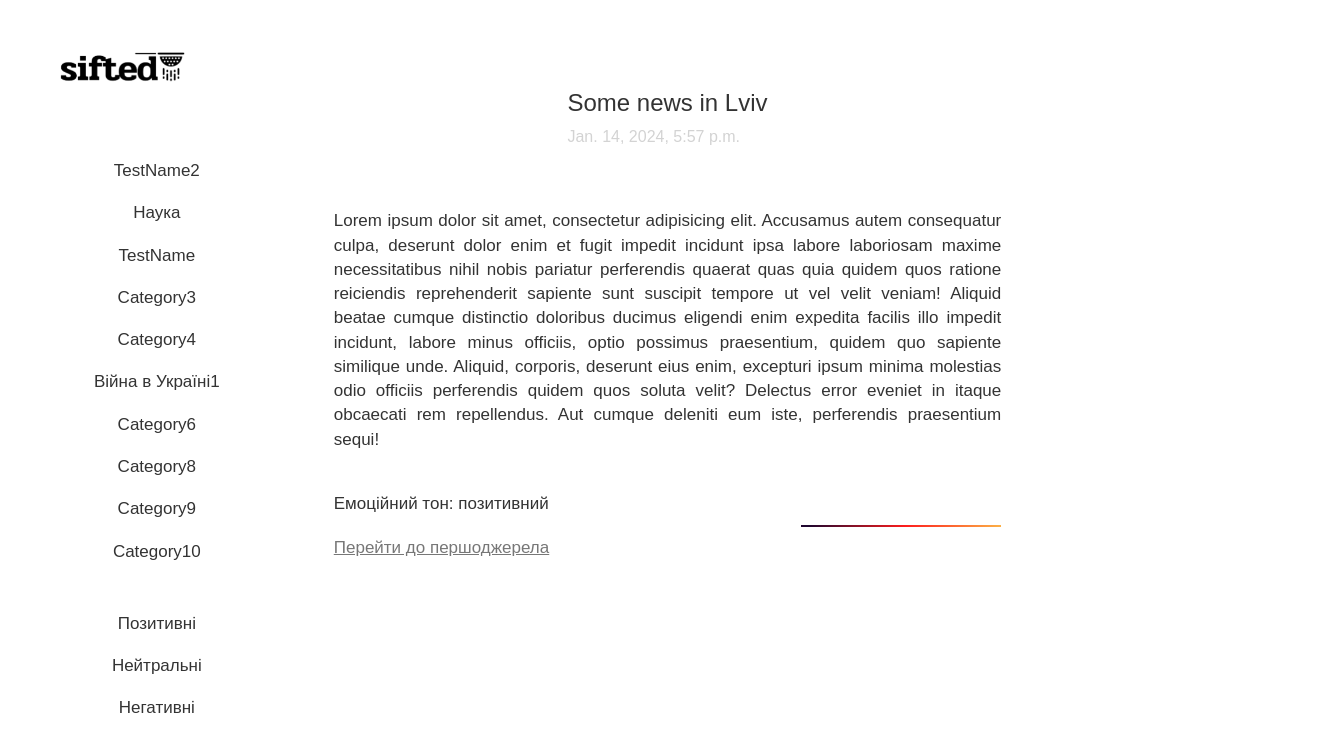
The page /newsId=1 on the database its author committed.
### news_catalog/models.py (models this page shows, shortened)
class NewsUkrainian(models.Model):
    id = models.AutoField(db_column='Id', primary_key=True)
    headline = models.CharField(db_column='Headline', max_length=300)
    content = models.TextField(db_column='Content')
    news_id = models.OneToOneField(News, models.DO_NOTHING, db_column='NewsId')
    class Meta:
        db_table = 'NewsUkrainian'

class Category(models.Model):
    id = models.AutoField(db_column='Id', primary_key=True)
    name = models.CharField(db_column='Name', unique=True, max_length=50)
    class Meta:
        db_table = 'Category'

### news_catalog/views.py (the view)
# urls.py: path('newsId=<int:news_id>', news_by_id, name='news_by_id'),
def news_by_id(request, news_id=None):
    if news_id is None:
        return render(request, 'news_catalog/news_by_id.html', {'error': 'News ID not provided'})
    try:
        categories = Category.objects.annotate(num_articles=Count('news')).order_by('-num_articles')[:10]
        news_item = NewsUkrainian.objects.select_related('news_id').values(
            'id', 'headline', 'content', 'news_id__id', 'news_id__publication_date',
            'news_id__sentiment_score', 'news_id__sentiment_label',
            'news_id__news_source', 'news_id__image_url', 'news_id__category_id_id',
            'news_id__category_id__name'
        ).get(news_id__id=news_id)
        print(news_item)
        news_item['content'] = news_item['content'].replace('\\n', '\n')
        return render(request, 'news_catalog/news_by_id.html', {'news_item': news_item, 'categories': categories})
    except NewsUkrainian.DoesNotExist:
        return render(request, 'news_catalog/page_not_found.html', {'error': 'News not found'})
    except Exception as e:
        return render(request, 'news_catalog/news_by_id.html', {'error': str(e)})

### news_catalog/templates/news_catalog/news_by_id.html (shortened to what this page needs)
{% load static %}
<!DOCTYPE html>
<html lang="en">
<head>
    <link rel="stylesheet" href="//maxcdn.bootstrapcdn.com/bootstrap/3.2.0/css/bootstrap.min.css">
    <link rel="stylesheet" href="//maxcdn.bootstrapcdn.com/bootstrap/3.2.0/css/bootstrap-theme.min.css">
    <link rel="stylesheet" href="https://cdn.jsdelivr.net/npm/flatpickr/dist/flatpickr.min.css">
    <link rel="stylesheet" type="text/css" href="{% static 'css/news_by_id.css' %}">
</head>
<body style="display: flex;flex-direction: column">
    <header class="header">
        <div class="logo_search_wrapper">
             <div class="image_logo_container">
                 <img class="image_logo" src="../../static/images/logo.png" alt="Logo" onclick="navigateToMainPage()">
             </div>
        </div>
        <div class="filters_container">
            <div class="headline_date_wrapper">
                <h3 class="headline">{{ news_item.headline }}</h3>
                <p class="publication_date">{{ news_item.news_id__publication_date }}</p>
            </div>
        </div>
    </header>
    <div class="aside_main_wrapper">
        <aside class="aside">
            <div class="sidebar">
                <ul id="categories-list">
                    {% for category in categories %}
                        <li data-category="{{ category.name }}">{{ category.name }}</li>
                    {% endfor %}
                </ul>
                <ul id="tones-list">
                    <li data-tone="POSITIVE">Позитивні</li>
                    <li data-tone="NEUTRAL">Нейтральні</li>
                    <li data-tone="NEGATIVE">Негативні</li>
                </ul>
            </div>
        </aside>
    <main class="main">
        <article>
           <div>
                <p class="content_text">{{ news_item.content }}</p>
           </div>
            <div class="ton_score_new_source_wrapper">
                <div>
                    {% if news_item.news_id__sentiment_label == "POSITIVE" %}
                        <p class="sentiment_label">Емоційний тон: позитивний</p>
                    {% elif news_item.news_id__sentiment_label == "NEGATIVE" %}
                        <p class="sentiment_label">Емоційний тон: негативний</p>
                    {% elif news_item.news_id__sentiment_label == "NEUTRAL" %}
                        <p class="sentiment_label">Емоційний тон: нейтральний</p>
                    {% endif %}
                    <a class="news_source" target="_blank" href="{{ news_item.news_id__news_source }}">Перейти до першоджерела</a>
                </div>
                <div class="slider-container">
                    <div class="slider-line"></div>
                </div>
            </div>
        </article>
    </main>
    </div>
</body>
</html>

### news_catalog/static/css/news_by_id.css (style rules this page uses)
html,body { height: 100%; }
body { font-family: Arial, sans-serif; }
ul { list-style: none; padding: 0; }
.headline_date_wrapper { display: flex; flex-direction: column; align-items: start; max-width: 50%; }
.aside_main_wrapper { position: relative; display: flex; }
.ton_score_new_source_wrapper { display: flex; justify-content: space-between; margin-top: 30px; }
.publication_date { font-size: 16px; color: lightgrey; }
.sentiment_label { margin-bottom: 20px; font-size: 17px; }
.news_source { text-decoration: underline; color: #777777; font-size: 17px; }
.content_text { text-align: justify; font-size: 17px; white-space: pre-wrap; }
.header { display: flex; flex-direction: column; gap: 20px; padding: 40px; }
.logo_search_wrapper { position: relative; display: flex; }
.image_logo_container { position: fixed; z-index: 3; }
.image_logo { height: 60px; cursor: pointer; }
.filters_container { display: flex; justify-content: center; width: 100%; padding: 10px; }
.aside { position: fixed; top: 15rem; display: flex; padding-left: 80px; z-index: 2; }
.sidebar { display: flex; flex-direction: column; gap: 30px; }
.sidebar ul { display: flex; flex-direction: column; margin: 0; text-align: center; }
.sidebar li { margin: 0; font-size: 17px; cursor: pointer; padding: 9px 14px; border-radius: 10px; white-space: nowrap; }
.main { display: flex; flex-direction: column; align-items: center; justify-content: flex-start; width: 100%; position: relative; z-index: 1; }
.main article { display: flex; flex-direction: column; max-width: 50% }
.slider-container { position: relative; width: 200px; }
.slider-line { width: 100%; height: 2px; background: linear-gradient(90deg, rgba(31,6,47,1) 4%, rgba(253,29,29,1) 52%, rgba(252,176,69,1) 100%); position: absolute; top: 50%; transform: translateY(-50%); }

### rows shown on the page
NewsUkrainian: headline "Some news in Lviv", content "Lorem ipsum dolor sit amet, consectetur adipisicing elit. Accusamus autem consequatur culpa, deserunt dolor enim et fugit impedit incidunt ipsa labore laboriosam maxime necessitatibus nihil nobis pariatur perferendis quaerat quas quia quidem quos ratione reiciendis reprehenderit sapiente sunt suscipit tempore ut vel velit veniam! Aliquid beatae cumque distinctio doloribus ducimus eligendi enim expedita facilis illo impedit incidunt, labore minus officiis, optio possimus praesentium, quidem quo sapiente similique unde. Aliquid, corporis, deserunt eius enim, excepturi ipsum minima molestias odio officiis perferendis quidem quos soluta velit? Delectus error eveniet in itaque obcaecati rem…"
Category: name "TestName2"
Category: name "Наука"
Category: name "TestName"
Category: name "Category3"
Category: name "Category4"
Category: name "Війна в Україні1"
Category: name "Category6"
Category: name "Category8"
Category: name "Category9"
Category: name "Category10"

### other values the page prints
{{ news_item.news_id__publication_date }} "Jan. 14, 2024, 5:57 p.m."
